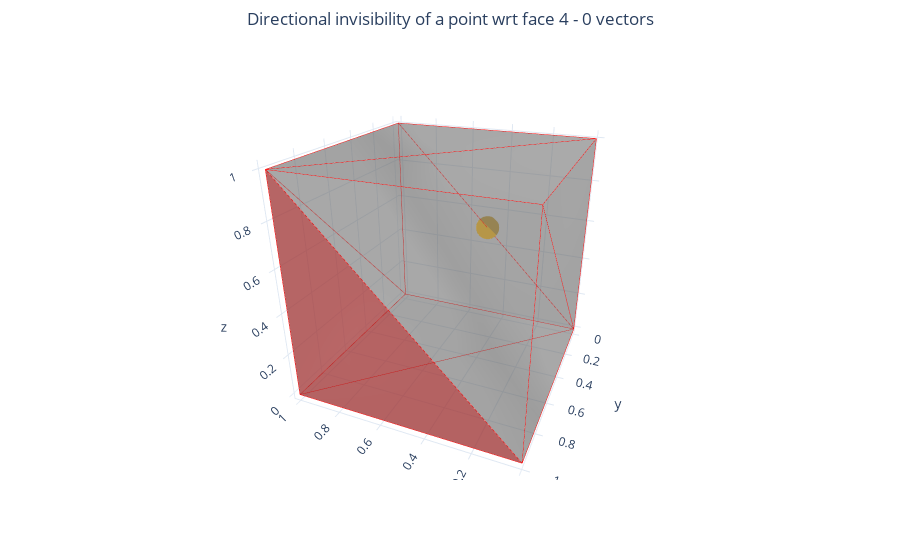

The notebook cell this image was saved under:
### Code cell
get_directional_maps(4).show()

### Figure 1 — Plotly figure (JSON) as saved in the notebook; plotly's stock layout.template omitted (floating-point values rounded to 4 significant figures)
{"data": [{"color": "gray", "i": [0, 0, 0, 0, 2, 2, 4, 4, 0, 0, 1, 1], "j": [6, 2, 3, 1, 7, 3, 6, 7, 4, 5, 5, 7], "k": [4, 6, 2, 3, 6, 7, 7, 5, 5, 1, 7, 3], "opacity": 0.4, "type": "mesh3d", "x": [0, 0, 0, 0, 1, 1, 1, 1], "y": [0, 0, 1, 1, 0, 0, 1, 1], "z": [0, 1, 0, 1, 0, 1, 0, 1]}, {"line": {"color": "red", "width": 1}, "mode": "lines", "name": "", "type": "scatter3d", "x": [0, 1, 1, 0, 0, 1, 0, 0, 0, 0, 0, 0, 0, 1, 1, 0, 0, 1, 1, 1, 1, 1, 1, 1, 0, 1, 1, 0, 1, 0, 0, 1, 1, 0, 1, 0], "y": [0, 1, 0, 0, 1, 1, 0, 1, 1, 0, 0, 1, 1, 1, 1, 1, 1, 1, 0, 1, 1, 0, 1, 0, 0, 0, 0, 0, 0, 0, 0, 0, 1, 0, 1, 1], "z": [0, 0, 0, 0, 0, 0, 0, 1, 0, 0, 1, 1, 0, 1, 0, 0, 1, 1, 0, 0, 1, 0, 1, 1, 0, 0, 1, 0, 1, 1, 1, 1, 1, 1, 1, 1]}, {"marker": {"color": "goldenrod"}, "mode": "markers", "type": "scatter3d", "x": [0.5], "y": [0], "z": [0.5]}, {"colorscale": [[0, "rgb(247,251,255)"], [0.125, "rgb(222,235,247)"], [0.25, "rgb(198,219,239)"], [0.375, "rgb(158,202,225)"], [0.5, "rgb(107,174,214)"], [0.625, "rgb(66,146,198)"], [0.75, "rgb(33,113,181)"], [0.875, "rgb(8,81,156)"], [1, "rgb(8,48,107)"]], "showscale": false, "type": "cone", "u": [], "v": [], "w": [], "x": [], "y": [], "z": []}, {"color": "red", "i": [2], "j": [7], "k": [6], "opacity": 0.4, "type": "mesh3d", "x": [0, 0, 0, 0, 1, 1, 1, 1], "y": [0, 0, 1, 1, 0, 0, 1, 1], "z": [0, 1, 0, 1, 0, 1, 0, 1]}], "layout": {"margin": {"l": 0, "pad": 4, "r": 0, "t": 50}, "scene": {"camera": {"eye": {"x": -0.76, "y": 1.8, "z": 0.92}}}, "showlegend": false, "title": {"text": "Directional invisibility of a point wrt face 4 - 0 vectors", "x": 0.5}}}
